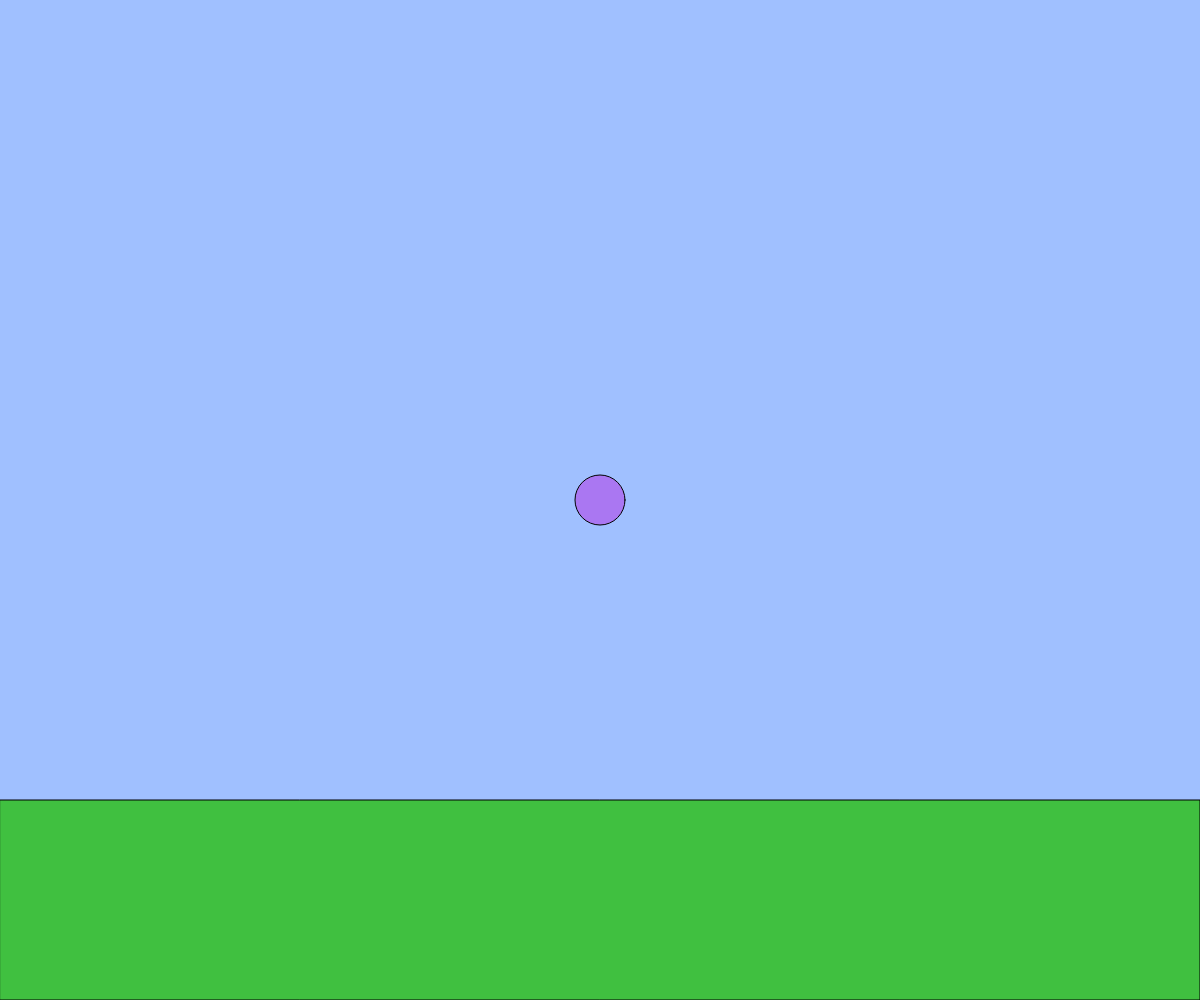
Frame 1 (no input)
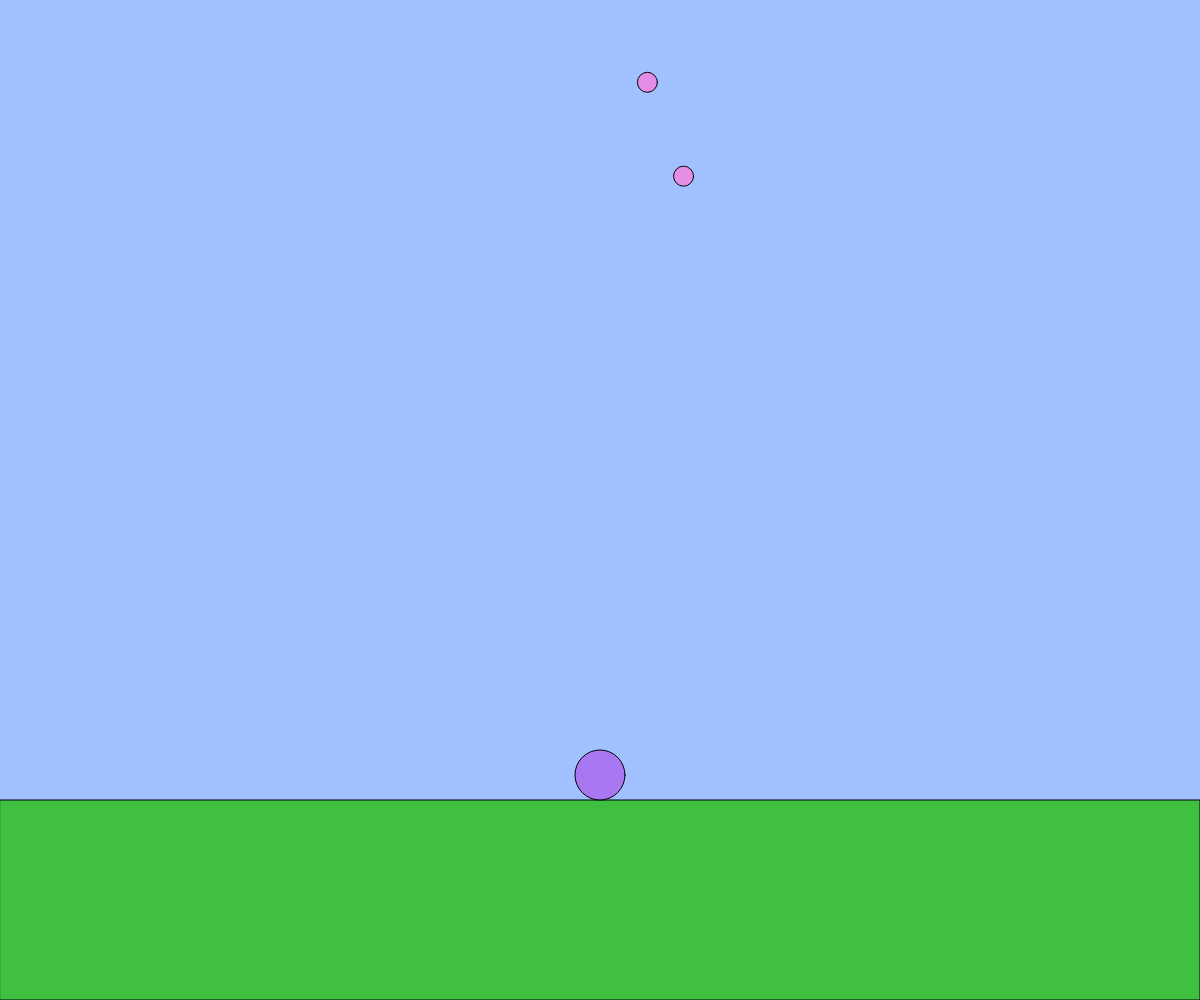
Frame 60 (no input)
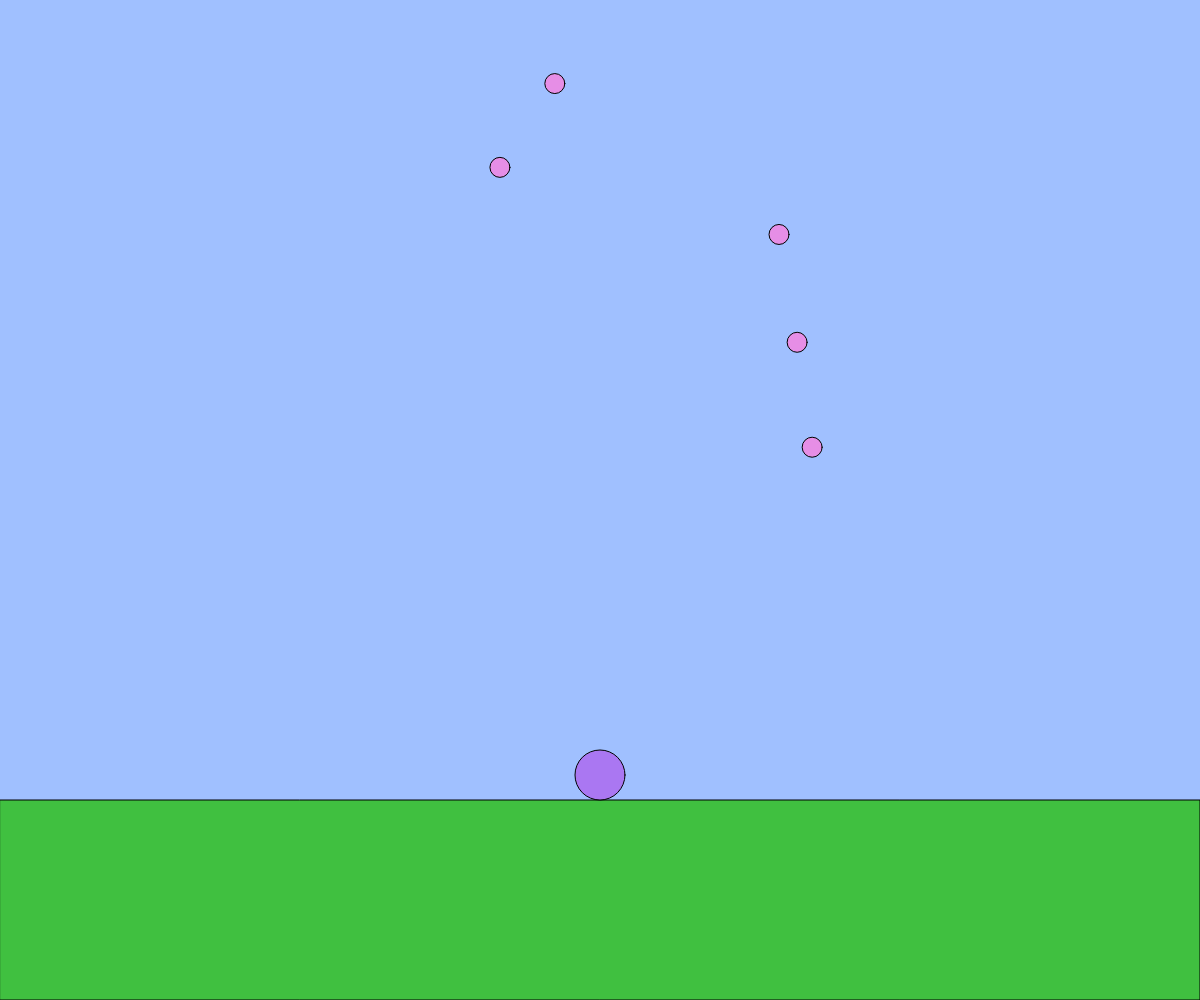
Frame 120 (the mouse pressed at the canvas centre since frame 60)

The p5.js sketch that drew these frames (run headless with seeded random() and noise() and a simulated clock; from frame 60 on, the mouse is pressed at the canvas centre):

// p5.js sketch
// ── sketch.js

let ball = {x: 0, y: 0, size: 50, vx: 5, vy: -5};
let targets= []; 

const g = 1;


function setup(){
  createCanvas(windowWidth, windowHeight);
  ball.x = width / 2;
  ball.y = height / 2;
  ball.vx = 0;
  ball.vy = 0;
  ball.size = 50;
}

function windowResized(){
  resizeCanvas(windowWidth, windowHeight);
}

function randomBall(b) {
  
  for(let i = 0; i < targets.length; i++){
    let t = targets[i];
    fill(230,142,230);
    ellipse(t.x, t.y, t.size);
    t.x += t.vx;
    t.y += t.vy;
  }
  
  

  // 補足：filter 関数を使うともっと簡単に書ける
  // balls = balls.filter(insideCanvas);

  if(frameCount % 20 === 0) { // 20フレームごとに新しい的を追加する
    

    const constv = 5;
    let randvx = random(-constv, constv);
    let randvy = Math.sqrt(constv * constv - randvx * randvx);
    let direction = random(-1, 1);
    // if(direction < 0){
    //   randvy *= -1;
    // }
  const t = { x: windowWidth/2, y: 0, size: 20, vx: randvx, vy: randvy};
  targets.push(t);
  }

  
  const activeTargets = []; 
  for(let i = 0; i < targets.length; i++){
    let t = targets[i];
    let hit = false;
    
        // BLANK[2]
        const dx = b.x - t.x;
        const dy = b.y - t.y;
        const r = (t.size + b.size)/2;
        if(dx * dx + dy * dy <= r * r){
          hit = true;
        }
      
      if(!hit) activeTargets.push(t); 
    
  }
  targets = activeTargets; 
}

function draw(){
  background(160, 192, 255);
  // const size = height * 0.1; // キャラクターのサイズ

  // 地面を描く
  const groundY = height * 0.8;       
  fill(64, 192, 64);
  rect(0, groundY, width, height - groundY);


  if (keyIsDown(LEFT_ARROW)){ ball.x -= 5; }
  if (keyIsDown(RIGHT_ARROW)){ ball.x += 5; }
  
  if (keyIsDown(LEFT_ARROW)&&keyIsDown("A".charCodeAt(0))){ ball.x -= 10; }
  if (keyIsDown(RIGHT_ARROW)&&keyIsDown("S".charCodeAt(0))){ ball.x += 10; }
  
  
    
  // 速くなりすぎないように制限
  ball.vx = constrain(ball.vx, -20, 20);
  ball.vy = constrain(ball.vy, -20, 20);

  // 位置を更新
    
   ball.x += ball.vx;
   ball.y += ball.vy;  

   if(0<ball.y && ball.y<groundY-ball.size*0.5){
   ball.vy += g;
  } 
  ball.y = constrain(ball.y, 0 , groundY-ball.size*0.5);

  if(keyIsDown(" ".charCodeAt(0)) && ball.y == groundY-ball.size*0.5){  
    ball.vy = -20;
  }

  // キャラクターを描く
  fill(170,119,242);
  ellipse(ball.x, ball.y, ball.size, ball.size);

  randomBall(ball);
  
}
